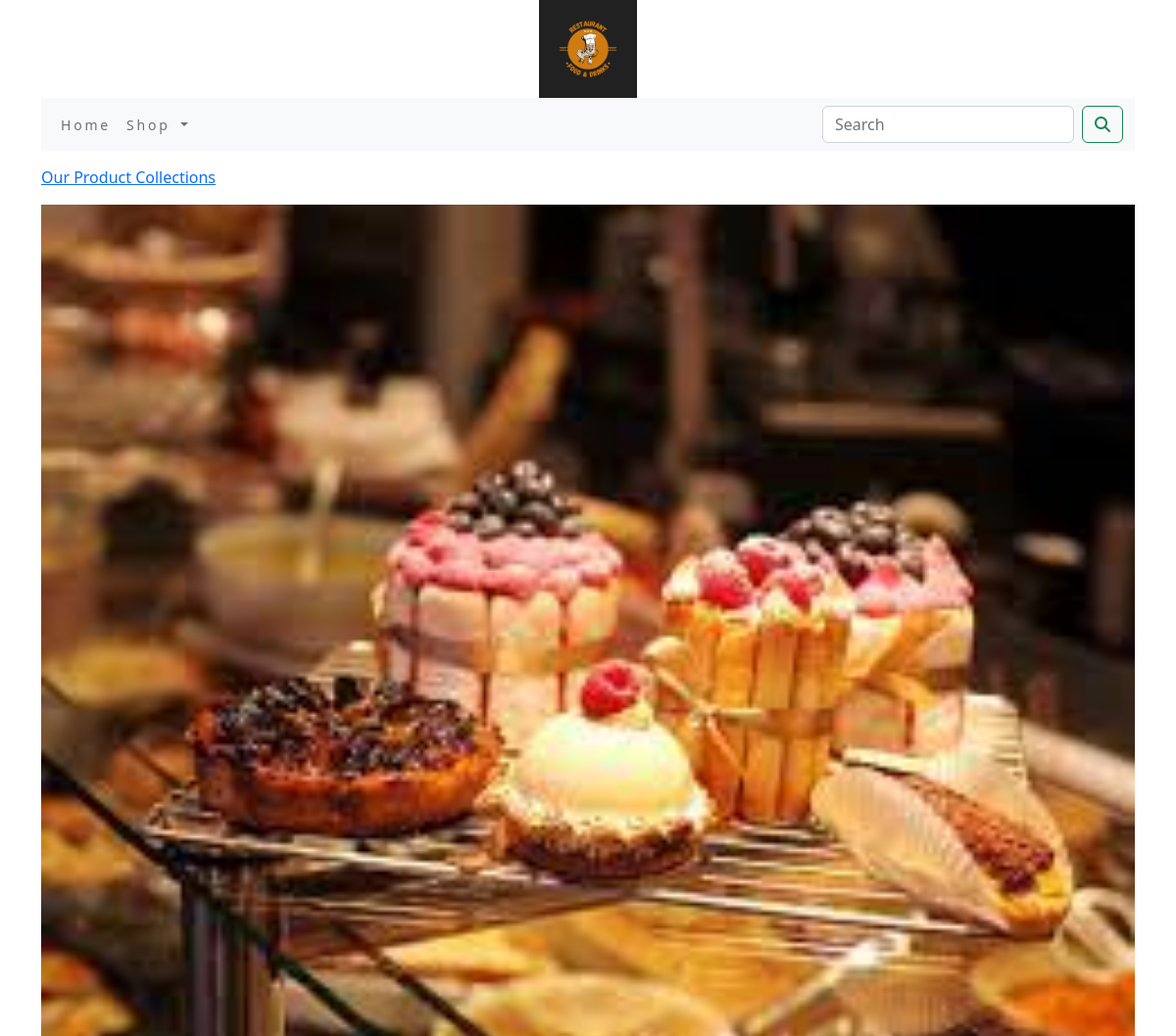
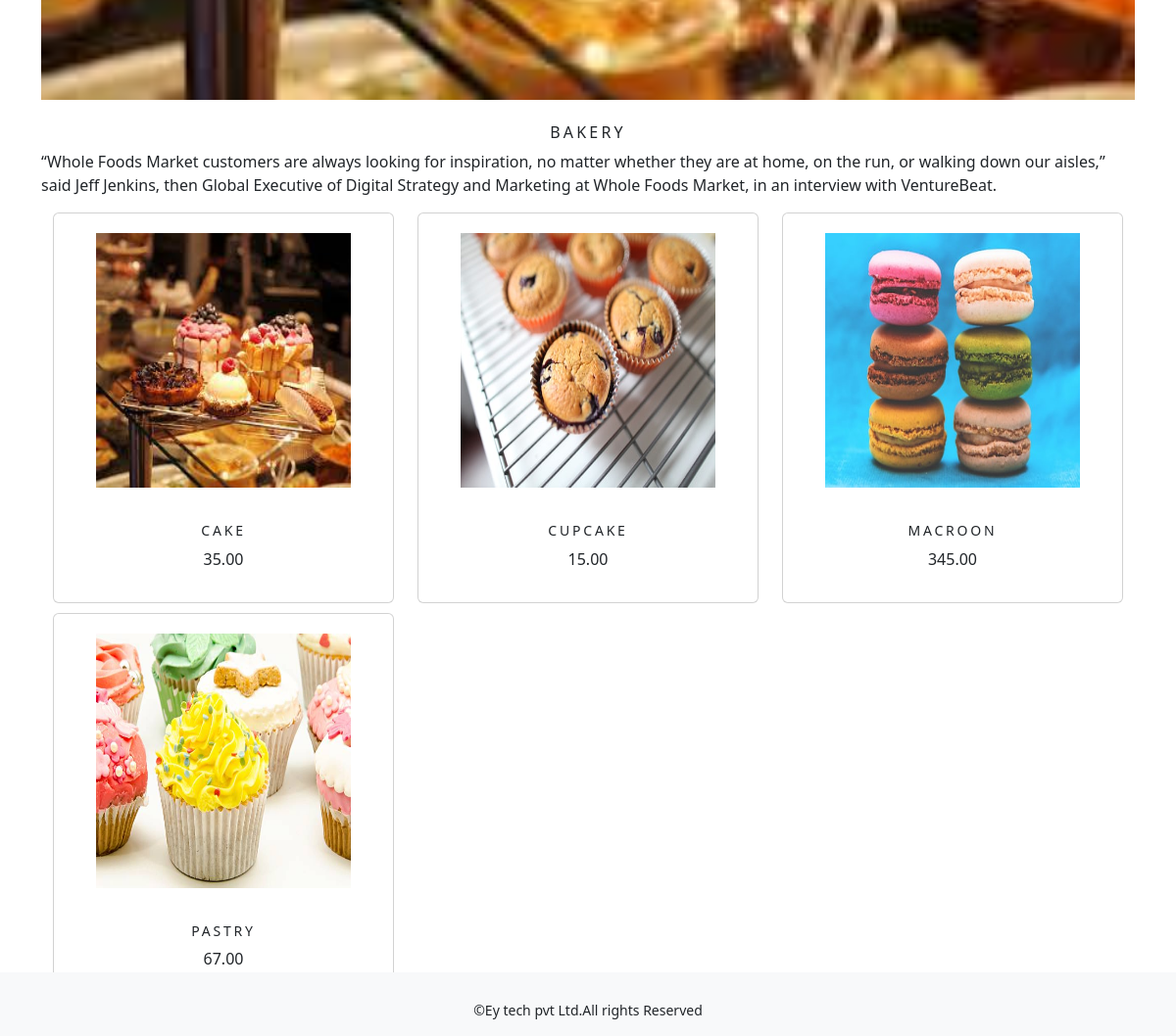
Page /shop/bakery/ on the committed database (2 pictures, top to bottom).
### shopapp/models.py (models this page shows, shortened)
class Category(models.Model):
    name=models.CharField(max_length=250,unique=True)
    slug=models.SlugField(max_length=250,unique=True)
    description=models.TextField(blank=True)
    image=models.ImageField(upload_to='category',blank=True)
    class Meta:
        ordering=('name',)
        verbose_name='category'
        verbose_name_plural='categories'
    def get_url(self):
        return reverse('shopapp:products_by_category', args=[self.slug])

class Product(models.Model):
    name=models.CharField(max_length=250,unique=True)
    slug=models.SlugField(max_length=250,unique=True)
    description=models.TextField(blank=True)
    price=models.DecimalField(max_digits=10,decimal_places=2)
    category=models.ForeignKey(Category,on_delete=models.CASCADE)
    img=models.ImageField(upload_to='product',blank=True)
    stock=models.IntegerField()
    available=models.BooleanField(default=True)
    created=models.DateTimeField(auto_now_add=True)
    updated=models.DateTimeField(auto_now=True)
    def get_url(self):
        return reverse('shopapp:proCatdetail',args=[self.category.slug,self.slug])
    class Meta:
        ordering = ('name',)
        verbose_name = 'product'
        verbose_name_plural = 'products'

### shopapp/views.py (the view)
# urls.py: path('',views.allProductCat,name='allProductCat'),
def allProductCat(request,c_slug=None):
    c_page=None
    products_list=None
    if c_slug!=None:
        c_page=get_object_or_404(Category,slug=c_slug)
        products_list= Product.objects.all().filter(category=c_page, available=True)
    else:
       products_list=Product.objects.all().filter(available=True)
    paginator=Paginator(products_list,6)
    try:
        page=int(request.GET.get('page','1'))
    except:
        page=1
    try:
        products=paginator.page(page)
    except (EmptyPage,InvalidPage):
        products=paginator.page(paginator.num_pages)
    return render(request,"category.html",{'category':c_page,'products':products})

### cart/context_processors.py (called while the page is built)
def counter(request):
    item_count=0
    if 'admin' in request.path:
        return {}
    else:
        try:
            cart=Cart.objects.filter(cart_id=_cart_id(request))
            car_items=CartItem.objects.all().filter(cart=cart[:1])
            for cart_item in car_items:
                item_count += cart_item.quantity
        except Cart.DoesNotExist:
            item_count =0
    return dict(item_count=item_count)

### cart/views.py (called while the page is built)
def _cart_id(request):
    cart=request.session.session_key
    if not cart:
        cart=request.session.create()
    return cart

### shopapp/context_processors.py (called while the page is built)
def menu_links(request):
    links=Category.objects.all()
    return dict(links=links)

### templates/category.html (shortened to what this page needs)
{% extends 'base.html' %}
{% load static %}
{% block content %}
{% if category %}
<div>
    <div class="row my_row_class">
        <div class="mx-auto">
        <p><a href="{% url 'shopapp:allProductCat' %}">Our Product Collections</a></p>
    </div>
    </div>
</div>
{% endif %}
<div class="mx-auto">
    {% if category %}
    <img class="my_image" src="{{category.image.url}}" alt="{{Category.name}}">
</div>
    <br>
<div>
  <h1 class="text-center my_title">{{category.name}}</h1>
    <p class="text-justify">{{category.description}}</p>
</div>
{% endif %}
<div class="container">
    <div class="row mx_auto">
        {% for product in products.object_list %}
        <div class="my_bottom_margin col-9 col-sm-12 col-md-4 xol-lg-4">
            <div class="card text-center" style="min-width:18rem">
                <a href="{{product.get_url}}"><img class="my_image_padding" src="{{product.img.url}}" alt="{{product.name}}"  style="width:300px;height:300px;"></a>
                <div class="card-body">
                   <h4>{{product.name}}</h4>
                    <p>{{product.price}}</p>
                </div>
            </div>
        </div>
        {% endfor %}
    </div>
    <br>
</div>
{% endblock %}

### static/css/custom.css (style rules this page uses)
body { font-family: 'Roboto', sans-serif; }
.my_row_class { padding-top:15px; }
.my_image { width:100%; height:auto; }
.my_title { font-size:16px; text-transform:uppercase; letter-spacing:.2em; }
.my_image_padding { padding:20px; }
.my_bottom_margin { margin-bottom:10px; }
.card-body h4 { font-size:14px; text-transform:uppercase; letter-spacing:.2em; }

### rows in the picture
Category: image (picture), name "BAKERY", description "“Whole Foods Market customers are always looking for inspiration, no matter whether they are at home, on the run, or walking down our aisles,” said Jeff Jenkins, then Global Executive of Digital Strategy and Marketing at Whole Foods Market, in an interview with VentureBeat."
Product: img (picture), name "CAKE", price "35.00"
Product: img (picture), name "CUPCAKE", price "15.00"
Product: img (picture), name "MACROON", price "345.00"
Product: img (picture), name "PASTRY", price "67.00"
